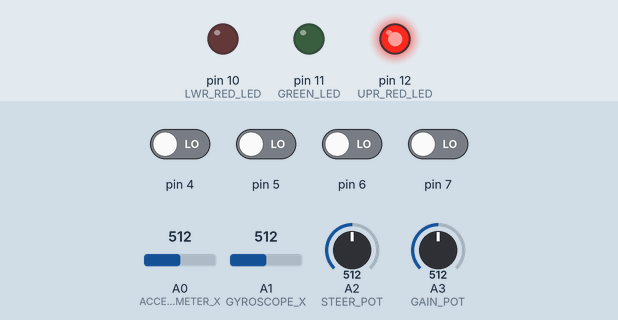
Simulated run of this sketch. Board: Arduino Leonardo, built with avr-gcc and run on an emulated ATmega32U4. Parts: output pins drawn as LEDs (lit = HIGH). The test bench sets the inputs (shaded band); at power-on: pin 4–7 LOW, A0 (ACCELEROMETER_X) = 512, A1 (GYROSCOPE_X) = 512, A2 (STEER_POT) = 512, A3 (GAIN_POT) = 512.

Above: at 0.1 s.
At 1.1 s:
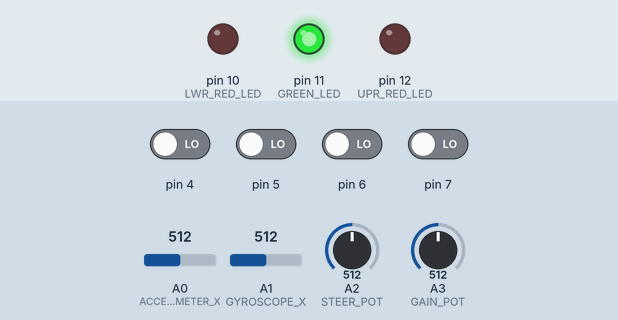
At 2.1 s:
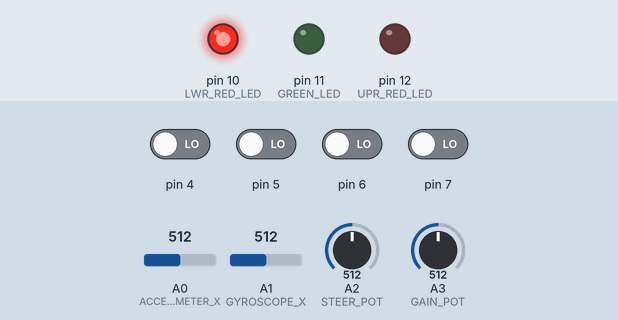
At 3.1 s:
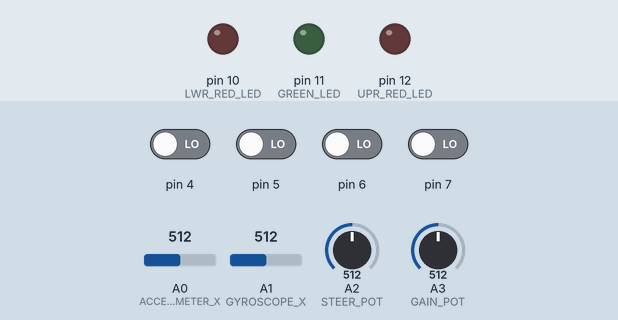
Timing chart, 0 to 4.6 s (numbered marks = the images above):
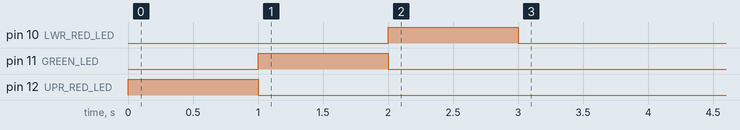

The sketch:

TestDrive_v1.ino
```cpp
#define DEBUG 0

// define "zero" values of accelerometer and gyroscope on a horizontal position to calibrate. Values are taken by running outer calibration program
#define ACCELEROMETER_OFFSET_X 514
#define GYROSCOPE_OFFSET_X 378
#define GYROSCOPE_SCALE_X 0.0015
#define SAMPLE_TIME 0.05  // the time of how long it has been since a previous gyroscope reading until the next reading
#define IR_THRESHOLD 300

// Analog input pins
const byte ACCELEROMETER_X = A0, GYROSCOPE_X = A1,
           STEER_POT = A2, GAIN_POT = A3,
           BAT_1 = A5, BAT_2 = A4;

// Digital I/O pins
const byte LWR_RED_LED = 10, GREEN_LED = 11, UPR_RED_LED = 12,
           UPRLEFT_IR = 4, UPRRIGHT_IR = 5, LWRLEFT_IR = 6, LWRRIGHT_IR = 7,
           BUZZER = 4,
           LEFT_HE = 2, RIGHT_HE = 3;

struct Accelerometer
{
  int x;
  int offset_x;
  int raw_x;
  float angle_x;
};
struct Accelerometer accelero;

struct Gyroscope
{
  int x;
  int offset_x;
  int raw_x;
  float angRate_x;
  float angle_x;
};
struct Gyroscope gyro;

float angle_x = 0.00;

int IR_value[4] = {0};

// engage button variables
int engage = false;
int engage_state = 1;

// motor speed variables
int motor_out = 0;
int motor_1_out = 0;
int motor_2_out = 0;
int m1_speed = 0;
int m2_speed = 0;
int output;

// potentiometer variables
int steer_val;
int steer_range = 7;
int steer_reading;
int gain_reading;
int gain_val;

// timer variables
int cycle_time;
long last_cycle = 0;

void setup()
{
  analogReference(EXTERNAL);

  pinMode(UPR_RED_LED, OUTPUT);
  pinMode(GREEN_LED, OUTPUT);
  pinMode(LWR_RED_LED, OUTPUT);
//  pinMode(BUZZER, OUTPUT);

  Serial1.begin(9600);

  digitalWrite(UPR_RED_LED, HIGH);
  digitalWrite(GREEN_LED, LOW);
  digitalWrite(LWR_RED_LED, LOW);
  delay(1000);

  digitalWrite(UPR_RED_LED, LOW);
  digitalWrite(GREEN_LED, HIGH);
  digitalWrite(LWR_RED_LED, LOW);
  delay(1000);

  digitalWrite(UPR_RED_LED, LOW);
  digitalWrite(GREEN_LED, LOW);
  digitalWrite(LWR_RED_LED, HIGH);
  delay(1000);

  digitalWrite(UPR_RED_LED, LOW);
  digitalWrite(GREEN_LED, LOW);
  digitalWrite(LWR_RED_LED, LOW);
  delay(1000);

#if DEBUG
  Serial.begin(9600);
#endif
}

void loop()
{
  sampleAccelerometer();
  sampleGyroscope();

  angle_x = 0.98 * gyro.angle_x + 0.02 * accelero.angle_x;

  read_pots();

  auto_level();

  update_motor_speed();

  time_stamp();

#if DEBUG
  debug();
#endif
}

void sampleAccelerometer()
{
  accelero.offset_x = ACCELEROMETER_OFFSET_X;
  accelero.x = analogRead(ACCELEROMETER_X);
  accelero.raw_x = accelero.x - accelero.offset_x;
  accelero.raw_x = constrain(accelero.raw_x, -90, 90);
  accelero.angle_x = (float)(accelero.raw_x * 0.01);
}

void sampleGyroscope()
{
  gyro.offset_x = GYROSCOPE_OFFSET_X;
  gyro.x = analogRead(GYROSCOPE_X);
  gyro.raw_x = gyro.x - gyro.offset_x;
  gyro.raw_x = constrain(gyro.raw_x, -gyro.offset_x, gyro.offset_x);
//  gyro.raw_x = map(gyro.raw_x, -gyro.offset_x, gyro.offset_x, -90, 90);
  gyro.angRate_x = (float)(gyro.raw_x * GYROSCOPE_SCALE_X) * -SAMPLE_TIME;
  gyro.angle_x = angle_x + gyro.angRate_x;
}

void read_pots()
{
  // Read and convert potentiometer values
  // Steering potentiometer
  steer_reading = analogRead(STEER_POT); // We want to coerce this into a range between -1 and 1, and set that to steer_val
  steer_val = map(steer_reading, 510, 630, steer_range, -steer_range);
  if (angle_x == 0.00)
  {
    gain_reading = 0;
  }
  // Gain potentiometer
  gain_reading = analogRead(GAIN_POT);
  gain_val = map(gain_reading, 0, 1023, 32, 64);
}

int readQD(const byte QRE1113_Pin)
{
  //Returns value from the QRE1113
  //Lower numbers mean more refleacive
  //More than 3000 means nothing was reflected.
  pinMode(QRE1113_Pin, OUTPUT);
  digitalWrite(QRE1113_Pin, HIGH);
  delayMicroseconds(10);
  pinMode(QRE1113_Pin, INPUT);

  long time = micros();

  //time how long the input is HIGH, but quit after 3ms as nothing happens after that
  while (digitalRead(QRE1113_Pin) == HIGH && micros() - time < 3000);
  int diff = micros() - time;

  return diff;
}

void auto_level()
{
  // enable auto-level turn On
  // read all four IR sensors
  for(int i=0;i<4;i++)
    IR_value[i] = readQD(i+UPRLEFT_IR);

  if (IR_value[0] < IR_THRESHOLD || IR_value[1] < IR_THRESHOLD || IR_value[2] < IR_THRESHOLD || IR_value[3] < IR_THRESHOLD)
//  if (IR_value[0] > IR_THRESHOLD || IR_value[1] > IR_THRESHOLD || IR_value[2] > IR_THRESHOLD || IR_value[3] > IR_THRESHOLD)
    engage_state = LOW;
  else
    engage_state = HIGH;

  if (engage_state == HIGH)  // ga diinjek
  {
    engage = false;
    if (angle_x > 0.02)
    {
      digitalWrite(UPR_RED_LED, LOW);
      digitalWrite(GREEN_LED, LOW);
      digitalWrite(LWR_RED_LED, HIGH);
    }
    else if (angle_x < -0.02)
    {
      digitalWrite(UPR_RED_LED, HIGH);
      digitalWrite(GREEN_LED, LOW);
      digitalWrite(LWR_RED_LED, LOW);
    }
    else
    {
      digitalWrite(UPR_RED_LED, LOW);
      digitalWrite(GREEN_LED, HIGH);
      digitalWrite(LWR_RED_LED, LOW);
    }
  }
  else
  {
    if (engage == false)
    {
      if (angle_x < 0.02 && angle_x > -0.02)
        engage = true;
      else
        engage = false;
    }
    else
    {
      engage = true;
    }
  }
}

void update_motor_speed()
{
  // Update the motors

  if (engage == true)
  {
    if (angle_x < -0.4 || angle_x > 0.4)
    {
      motor_out = 0;
    }
    else
    {
      output = (angle_x * -1000); // convert float angle back to integer format
      motor_out = map(output, -250, 150, -gain_val, gain_val); // map the angle
    }

    // assign steering bias
    if(motor_out > 0)
    {
      motor_1_out = motor_out - (steer_val);
      motor_2_out = motor_out + (steer_val);
    }
    else if(motor_out < 0)
    {
      motor_1_out = motor_out + (steer_val);
      motor_2_out = motor_out - (steer_val);
    }

    // test for and correct invalid values
    if(motor_1_out > 63)
    {
      motor_1_out = 63;
    }
    if(motor_1_out < -63)
    {
      motor_1_out = -63;
    }
    if(motor_2_out > 63)
    {
      motor_2_out = 63;
    }
    if(motor_2_out < -63)
    {
      motor_2_out = -63;
    }

    // assign final motor output values
    m1_speed = 64 + motor_1_out;
    m2_speed = 192 - motor_2_out;
  }

  else
  {
    m1_speed = 0;
    m2_speed = 0;
  }

  // write the final output values to the Sabertooth via SoftwareSerial
  Serial1.write(m1_speed);
  Serial1.write(m2_speed);
}

void time_stamp()
{
  // check to make sure it has been exactly 50 milliseconds since the last recorded time-stamp
  while((millis() - last_cycle) < 50)
    delay(1);

  // once the loop cycle reaches 50 mS, reset timer value and proceed
  cycle_time = millis() - last_cycle;
  last_cycle = millis();
}

void debug()
{
  // Debug with the Serial monitor

//  Serial.print("Accel: ");
//  Serial.print(accelero.angle_x);  // print the accelerometer angle
//  Serial.print("  ");
//
//  Serial.print("Gyro: ");
//  Serial.print(gyro.angle_x);  // print the gyro angle
//  Serial.print("  ");

  Serial.print("Filtered: ");
  Serial.print(angle_x);   // print the filtered angle
  Serial.print("  ");

  Serial.print(IR_value[0]);
  Serial.print("  ");
  Serial.print(IR_value[1]);
  Serial.print("  ");
  Serial.print(IR_value[2]);
  Serial.print("  ");
  Serial.print(IR_value[3]);
  Serial.print("  ");

//  Serial.print(analogRead(STEER_POT));
//  Serial.print("  ");
//  Serial.print("steer_val: ");
//  Serial.print(steer_val);
//  Serial.print("  ");
//  Serial.print(analogRead(GAIN_POT));
//  Serial.print("  ");
//  Serial.print(gain_val);
//  Serial.print("  ");

//  Serial.print("m1/m2: ");
//  Serial.print(motor_1_out);
//  Serial.print("/");
//  Serial.print(motor_2_out);
//  Serial.print("  ");

  Serial.print(" time: ");
  Serial.print(cycle_time); // print the loop cycle time
  Serial.println("    ");


//   Serial.print("o/m: ");
//   Serial.print(output);
//   Serial.print("/");
//   Serial.print(motor_out);
//   Serial.println("  ");
//
//
//   Serial.print("steer_reading: ");
//   Serial.print(steer_reading);
//   Serial.print("  ");
//

}
```
